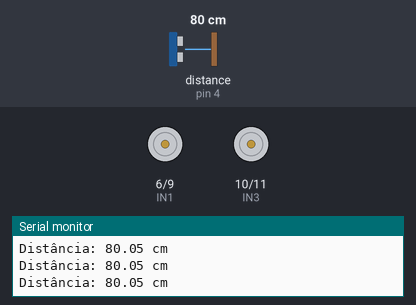
Recording of a sketch running on a simulated Arduino Uno, built with avr-gcc and run on an emulated ATmega328P. On the bench: motor-driver pin pairs drawn as motors (green arrow = first pin HIGH = forward, orange = second pin HIGH = backward, longer = more drive), the last lines printed to the serial monitor. Wiring (inferred from the names in the program): ultrasonic range finder: trigger pin 3; echo pin 4. The test bench sets the inputs (shaded band); at power-on: distance to the obstacle (sensor on pin 4) 80 cm. The echo pulse lasts 58.3 µs per cm.

Above: at 1.2 s.
1.3 s: distance to the obstacle (sensor on pin 4) set to 33 cm
2.8 s: distance to the obstacle (sensor on pin 4) set to 27 cm
At 4.0 s:
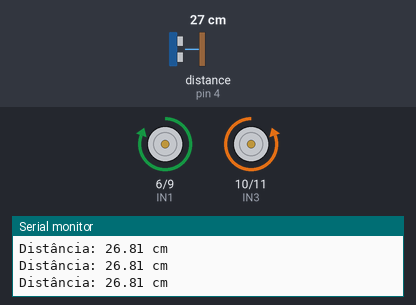
4.3 s: distance to the obstacle (sensor on pin 4) set to 35 cm
At 5.1 s:
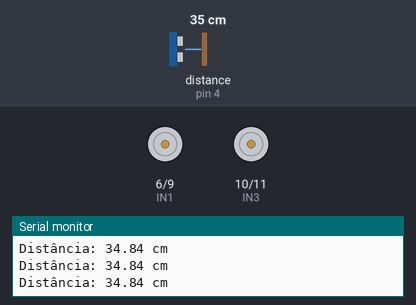
5.8 s: distance to the obstacle (sensor on pin 4) set to 4 cm
At 6.9 s:
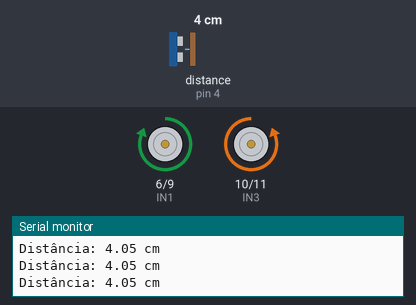
Timing chart, 0 to 8.3 s (numbered marks = the images above; inputs shaded):
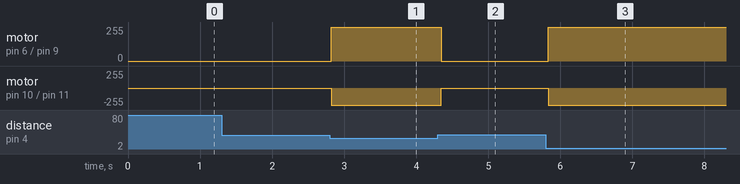

Measured:
- the behaviour switches between 31 and 30 cm on distance to the obstacle (sensor on pin 4) (found by bisection; images 0 and 1)
- after the input at 2.8 s, motor on pin 6 (IN1) / pin 9 (IN2): stopped → forward 255/255 at once; motor on pin 10 (IN3) / pin 11 (IN4): stopped → backward 255/255 at once
- after the input at 4.3 s, motor on pin 6 (IN1) / pin 9 (IN2): forward 255/255 → stopped after 0.05 s; motor on pin 10 (IN3) / pin 11 (IN4): backward 255/255 → stopped after 0.05 s
- after the input at 5.8 s, motor on pin 6 (IN1) / pin 9 (IN2): stopped → forward 255/255 at once; motor on pin 10 (IN3) / pin 11 (IN4): stopped → backward 255/255 at once

The sketch:

codigo.ino
```cpp
// Pinos do Sensor Ultrassônico
#define triggerPin 3
#define echoPin 4

// Pinos do Driver de Motor L298N/L293D (conforme imagens)

#define IN1 6
#define IN2 9
#define IN3 10
#define IN4 11


// Função para medir a distância via ultrassom
long readUltrasonicDistance(int trigger, int echo) {
    digitalWrite(trigger, LOW);
    delayMicroseconds(2);

    digitalWrite(trigger, HIGH);
    delayMicroseconds(10);
    digitalWrite(trigger, LOW);

    return pulseIn(echo, HIGH);
}

void ligarMotores(){
    digitalWrite(IN1, HIGH);
    digitalWrite(IN2, LOW);
    digitalWrite(IN3, LOW);
    digitalWrite(IN4, HIGH);
};

void desligarMotores(){
    digitalWrite(IN1, LOW);
    digitalWrite(IN2, LOW);
    digitalWrite(IN3, LOW);
    digitalWrite(IN4, LOW);
}

void setup() {
    // Configuração dos pinos do sensor
    pinMode(triggerPin, OUTPUT);
    pinMode(echoPin, INPUT);

    // Configuração dos pinos do motor
    pinMode(IN1, OUTPUT);
    pinMode(IN2, OUTPUT);
    pinMode(IN3, OUTPUT);
    pinMode(IN4, OUTPUT);

    // Estado inicial: motor desligado
    desligarMotores();

    Serial.begin(9600);
}

void loop() {
    // Cálculo da distância em centímetros
    float distancia = 0.01723 * readUltrasonicDistance(triggerPin, echoPin);

    // Condição: Ativa o motor se houver presença até 30 cm
    if (distancia < 30.0 && distancia > 0.0) {
        ligarMotores();
    } else {
        desligarMotores();
    }

    // Monitoramento via Serial
    Serial.print("Distância: ");
    Serial.print(distancia);
    Serial.println(" cm");

    delay(50); // Leve pausa para estabilizar a leitura
}
```
